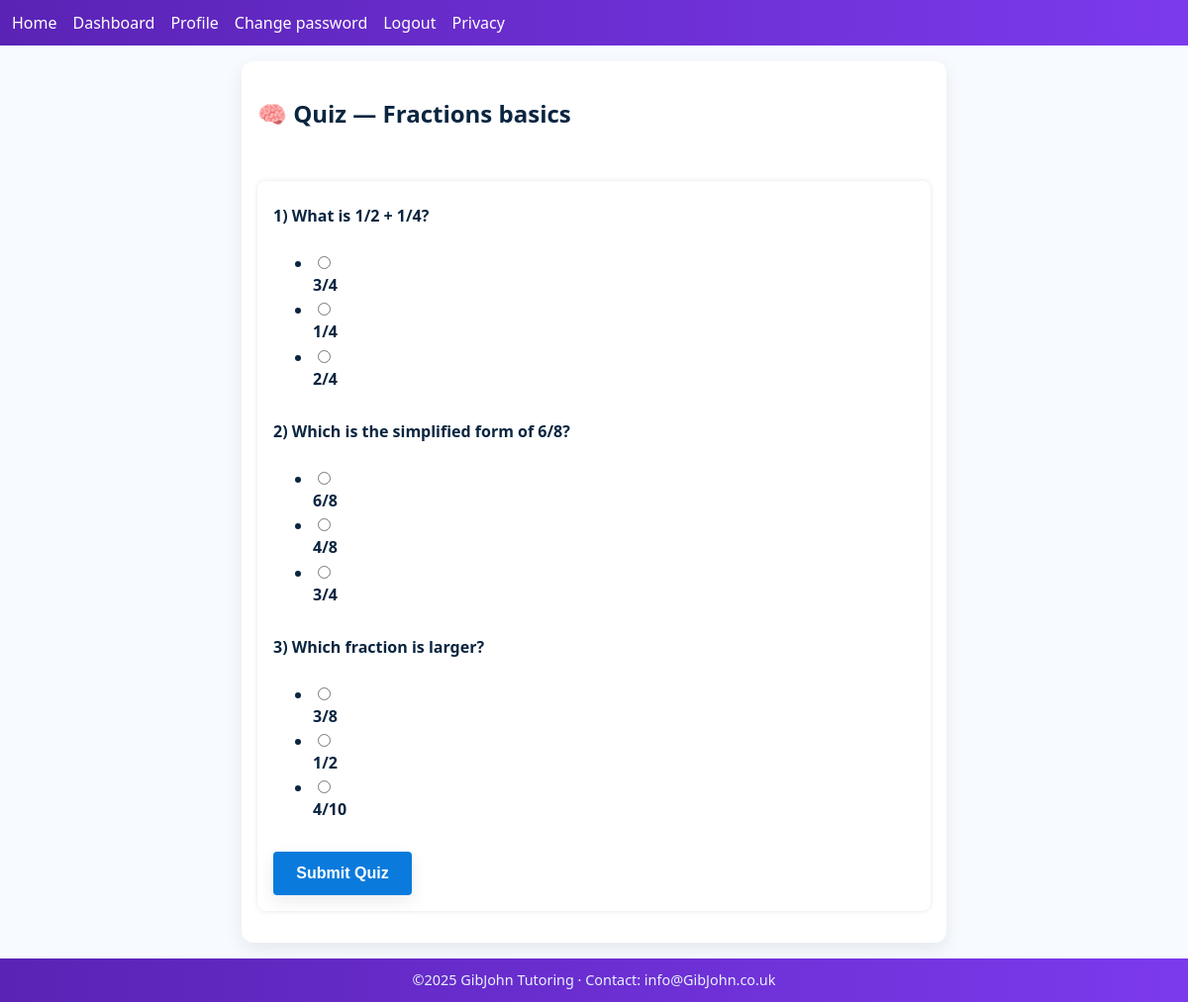
Before: /lesson/1/quiz (signed in) with the older database file.
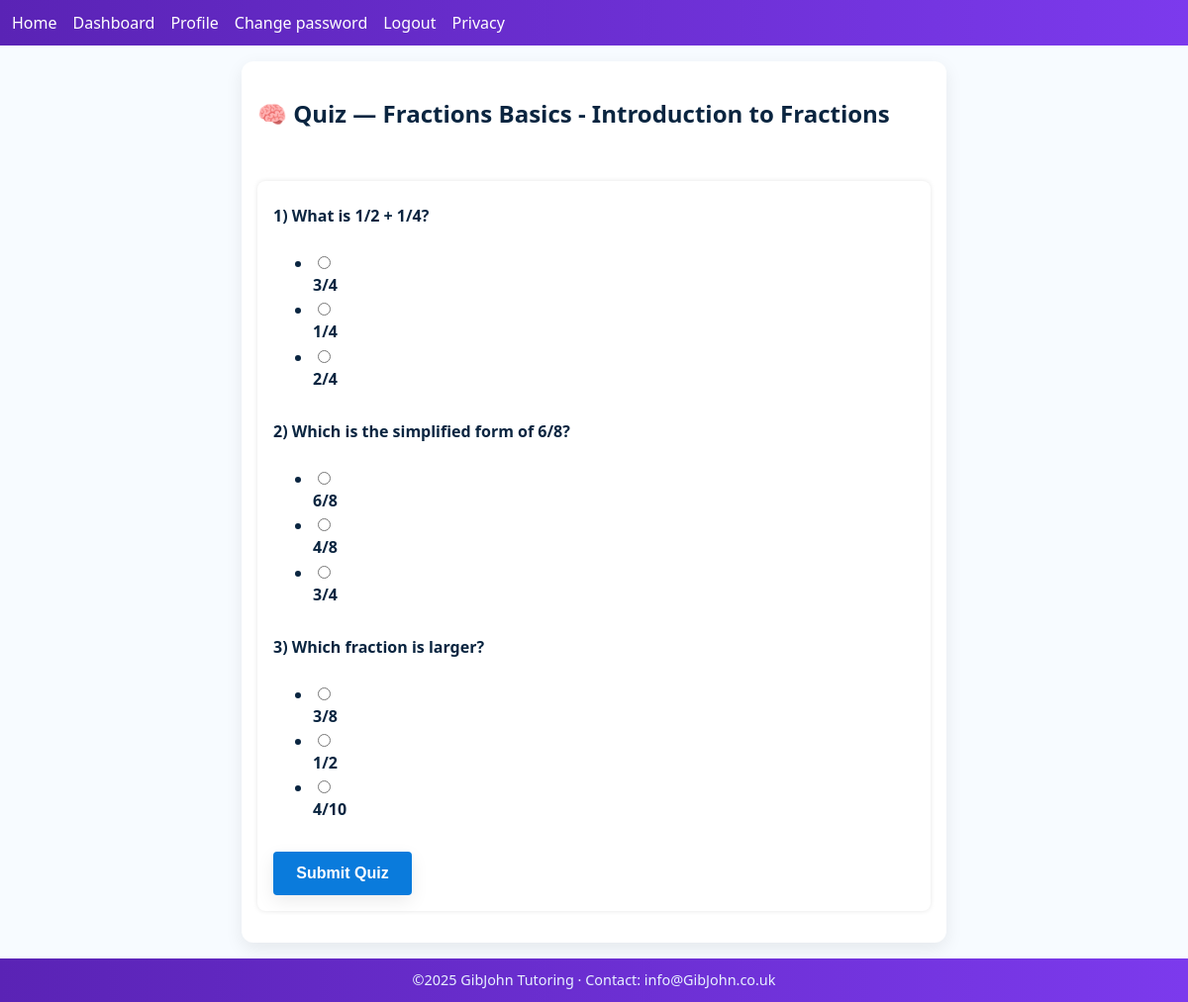
After: the same page with the newer database file.
### models.py (models this page shows, shortened)
class Assignment(db.Model):
    __tablename__ = "assignments"
    assignment_id = db.Column(db.Integer, primary_key=True)
    resource_id   = db.Column(db.Integer, db.ForeignKey("resources.resource_id"), nullable=False)
    class_id      = db.Column(db.Integer, db.ForeignKey("classes.class_id"), nullable=False)
    title         = db.Column(db.String(120), nullable=False)
    due_date      = db.Column(db.DateTime)
    created_at    = db.Column(db.DateTime, nullable=False, default=UTC_NOW)
    updated_at    = db.Column(db.DateTime, nullable=False, default=UTC_NOW, onupdate=UTC_NOW)
    class_   = db.relationship("Class", back_populates="assignments")
    resource = db.relationship("Resources", back_populates="assignments")
    submissions = db.relationship("Submission", back_populates="assignment", cascade="all, delete-orphan")

### learner/routes.py (the view, shortened to what this page needs)
@bp.route("/lesson/<int:assignment_id>/quiz", methods=["GET", "POST"])
@login_required
def quiz(assignment_id):
    assignment = db.session.get(Assignment, assignment_id)
    if not assignment:
        flash("Quiz not found.", "error")
        return redirect(url_for("learner.dashboard"))
    form = QuizForm()
    return render_template("learner/quiz.html", assignment=assignment, form=form)

### learner/forms.py
class QuizForm(FlaskForm):
    question1 = RadioField(
        "What is 1/2 + 1/4?",
        choices=[("a","1/4"),("b","1/2"),("c","3/4"),("d","1")],
        validators=[DataRequired(message="Pick an answer")]
    )
    submit = SubmitField("Submit")

### app.py (called while the page is built)
@login_manager.user_loader
def load_user(user_id):
    return User.query.get(int(user_id))

@app.before_request
def _dump_routes_once():
    if not getattr(app, "_routes_dumped", False):
        print("\n=== ROUTES (endpoint -> url) ===")
        for r in app.url_map.iter_rules():
            print(f"{r.endpoint:25} -> {r.rule}")
        print("================================\n")
        app._routes_dumped = True

### templates/learner/quiz.html (shortened to what this page needs)
{% extends "base.html" %}
{% block content %}
<section class="card" style="max-width:680px; margin:auto; display:grid; gap:1rem;">
<h1>🧠 Quiz — {{ assignment.title }}</h1>
<form method="POST" novalidate>
<div class="form-row">
    <label>{{ form.question1.label }}</label>
    {{ form.question1() }}
</div>
<div class="form-row">
    <label>{{ form.question2.label }}</label>
    {{ form.question2() }}
</div>
<div class="form-row">
    <label>{{ form.question3.label }}</label>
    {{ form.question3() }}
</div>
{{ form.submit(class_="btn btn-primary") }}
</form>
</section>
{% endblock %}

Changed rows visible on the page:
changed Assignment: title "Fractions basics" → "Fractions Basics - Introduction to Fractions"
